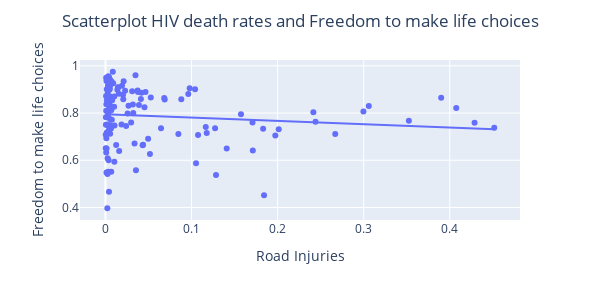
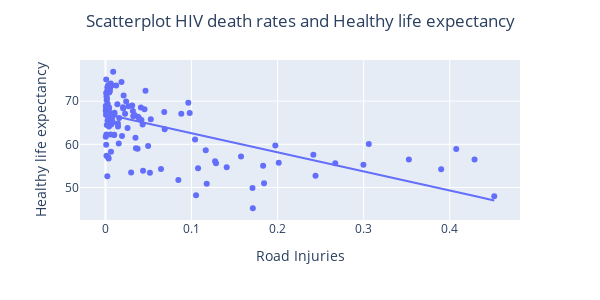
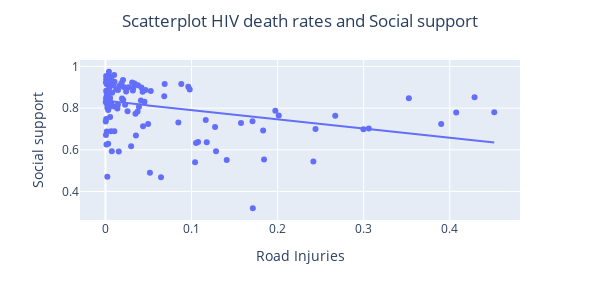
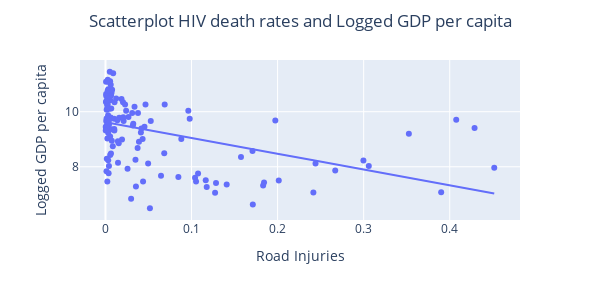

The cell these charts' notebook holds for them, in order:
### Code cell
variables = ["Freedom to make life choices", "Healthy life expectancy", "Social support", "Logged GDP per capita"]

# Store the figure objects
figs = []

# Iterate over each variable and create the scatter plot
for variable in variables:
    figAnalysis2 = px.scatter(GBDWHR_df, x="HIV", y=variable, hover_name="Location", trendline="ols",)
    figAnalysis2.update_layout(
        title=f"Scatterplot HIV death rates and {variable}",
        xaxis_title="Road Injuries",
        yaxis_title=variable,
        title_x=0.5,  # Center the title horizontally
        title_y=.95,
        width=600,   # Set the width of the plot
        height=300   # Set the height of the plot
    )
    figs.append(figAnalysis2)

# Show the plots
for figAnalysis2 in figs:
    figAnalysis2.show()

### Figure 1 — Plotly figure (JSON) as saved in the notebook; plotly's stock layout.template omitted (floating-point values rounded to 4 significant figures; data arrays with more than 128 entries replaced by an {"elided": "..."} marker saying what was removed)
{"data": [{"hovertemplate": "<b>%{hovertext}</b><br><br>HIV=%{x}<br>Freedom to make life choices=%{y}<extra></extra>", "hovertext": {"elided": "132 str values"}, "legendgroup": "", "marker": {"color": "#636efa", "symbol": "circle"}, "mode": "markers", "name": "", "orientation": "v", "showlegend": false, "type": "scatter", "x": {"elided": "132 float values"}, "xaxis": "x", "y": {"elided": "132 float values"}, "yaxis": "y"}, {"hovertemplate": "<b>OLS trendline</b><br>Freedom to make life choices = -0.141543 * HIV + 0.795333<br>R<sup>2</sup>=0.012666<br><br>HIV=%{x}<br>Freedom to make life choices=%{y} <b>(trend)</b><extra></extra>", "legendgroup": "", "marker": {"color": "#636efa", "symbol": "circle"}, "mode": "lines", "name": "", "showlegend": false, "type": "scatter", "x": {"elided": "132 float values"}, "xaxis": "x", "y": {"elided": "132 float values"}, "yaxis": "y"}], "layout": {"height": 300, "legend": {"tracegroupgap": 0}, "margin": {"t": 60}, "title": {"text": "Scatterplot HIV death rates and Freedom to make life choices", "x": 0.5, "y": 0.95}, "width": 600, "xaxis": {"anchor": "y", "domain": [0, 1], "title": {"text": "Road Injuries"}}, "yaxis": {"anchor": "x", "domain": [0, 1], "title": {"text": "Freedom to make life choices"}}}}

### Figure 2 — Plotly figure (JSON) as saved in the notebook; plotly's stock layout.template omitted (floating-point values rounded to 4 significant figures; data arrays with more than 128 entries replaced by an {"elided": "..."} marker saying what was removed)
{"data": [{"hovertemplate": "<b>%{hovertext}</b><br><br>HIV=%{x}<br>Healthy life expectancy=%{y}<extra></extra>", "hovertext": {"elided": "132 str values"}, "legendgroup": "", "marker": {"color": "#636efa", "symbol": "circle"}, "mode": "markers", "name": "", "orientation": "v", "showlegend": false, "type": "scatter", "x": {"elided": "132 float values"}, "xaxis": "x", "y": {"elided": "132 float values"}, "yaxis": "y"}, {"hovertemplate": "<b>OLS trendline</b><br>Healthy life expectancy = -44.2685 * HIV + 67.0044<br>R<sup>2</sup>=0.365315<br><br>HIV=%{x}<br>Healthy life expectancy=%{y} <b>(trend)</b><extra></extra>", "legendgroup": "", "marker": {"color": "#636efa", "symbol": "circle"}, "mode": "lines", "name": "", "showlegend": false, "type": "scatter", "x": {"elided": "132 float values"}, "xaxis": "x", "y": {"elided": "132 float values"}, "yaxis": "y"}], "layout": {"height": 300, "legend": {"tracegroupgap": 0}, "margin": {"t": 60}, "title": {"text": "Scatterplot HIV death rates and Healthy life expectancy", "x": 0.5, "y": 0.95}, "width": 600, "xaxis": {"anchor": "y", "domain": [0, 1], "title": {"text": "Road Injuries"}}, "yaxis": {"anchor": "x", "domain": [0, 1], "title": {"text": "Healthy life expectancy"}}}}

### Figure 3 — Plotly figure (JSON) as saved in the notebook; plotly's stock layout.template omitted (floating-point values rounded to 4 significant figures; data arrays with more than 128 entries replaced by an {"elided": "..."} marker saying what was removed)
{"data": [{"hovertemplate": "<b>%{hovertext}</b><br><br>HIV=%{x}<br>Social support=%{y}<extra></extra>", "hovertext": {"elided": "132 str values"}, "legendgroup": "", "marker": {"color": "#636efa", "symbol": "circle"}, "mode": "markers", "name": "", "orientation": "v", "showlegend": false, "type": "scatter", "x": {"elided": "132 float values"}, "xaxis": "x", "y": {"elided": "132 float values"}, "yaxis": "y"}, {"hovertemplate": "<b>OLS trendline</b><br>Social support = -0.441911 * HIV + 0.835087<br>R<sup>2</sup>=0.113091<br><br>HIV=%{x}<br>Social support=%{y} <b>(trend)</b><extra></extra>", "legendgroup": "", "marker": {"color": "#636efa", "symbol": "circle"}, "mode": "lines", "name": "", "showlegend": false, "type": "scatter", "x": {"elided": "132 float values"}, "xaxis": "x", "y": {"elided": "132 float values"}, "yaxis": "y"}], "layout": {"height": 300, "legend": {"tracegroupgap": 0}, "margin": {"t": 60}, "title": {"text": "Scatterplot HIV death rates and Social support", "x": 0.5, "y": 0.95}, "width": 600, "xaxis": {"anchor": "y", "domain": [0, 1], "title": {"text": "Road Injuries"}}, "yaxis": {"anchor": "x", "domain": [0, 1], "title": {"text": "Social support"}}}}

### Figure 4 — Plotly figure (JSON) as saved in the notebook; plotly's stock layout.template omitted (floating-point values rounded to 4 significant figures; data arrays with more than 128 entries replaced by an {"elided": "..."} marker saying what was removed)
{"data": [{"hovertemplate": "<b>%{hovertext}</b><br><br>HIV=%{x}<br>Logged GDP per capita=%{y}<extra></extra>", "hovertext": {"elided": "132 str values"}, "legendgroup": "", "marker": {"color": "#636efa", "symbol": "circle"}, "mode": "markers", "name": "", "orientation": "v", "showlegend": false, "type": "scatter", "x": {"elided": "132 float values"}, "xaxis": "x", "y": {"elided": "132 float values"}, "yaxis": "y"}, {"hovertemplate": "<b>OLS trendline</b><br>Logged GDP per capita = -5.72622 * HIV + 9.61554<br>R<sup>2</sup>=0.203500<br><br>HIV=%{x}<br>Logged GDP per capita=%{y} <b>(trend)</b><extra></extra>", "legendgroup": "", "marker": {"color": "#636efa", "symbol": "circle"}, "mode": "lines", "name": "", "showlegend": false, "type": "scatter", "x": {"elided": "132 float values"}, "xaxis": "x", "y": {"elided": "132 float values"}, "yaxis": "y"}], "layout": {"height": 300, "legend": {"tracegroupgap": 0}, "margin": {"t": 60}, "title": {"text": "Scatterplot HIV death rates and Logged GDP per capita", "x": 0.5, "y": 0.95}, "width": 600, "xaxis": {"anchor": "y", "domain": [0, 1], "title": {"text": "Road Injuries"}}, "yaxis": {"anchor": "x", "domain": [0, 1], "title": {"text": "Logged GDP per capita"}}}}
